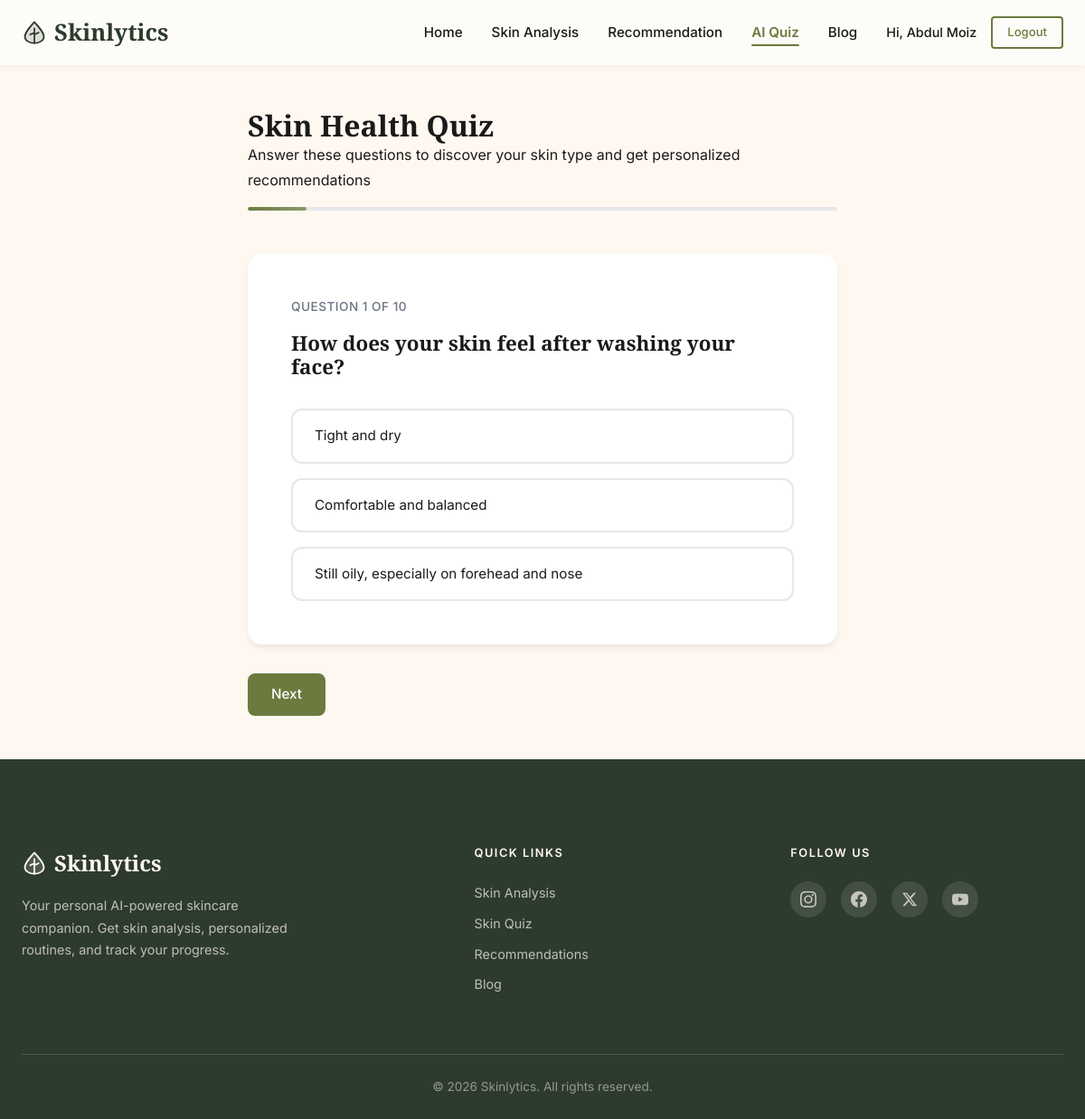
/quiz/ (signed in), run on the app's committed database.
### app/models.py (models this page shows, shortened)
class User(UserMixin, db.Model):
    __tablename__ = 'users'
    id = db.Column(db.Integer, primary_key=True)
    username = db.Column(db.String(80), unique=True, nullable=False)
    email = db.Column(db.String(120), unique=True, nullable=False)
    password_hash = db.Column(db.String(256), nullable=False)
    is_admin = db.Column(db.Boolean, default=False)
    created_at = db.Column(db.DateTime, default=datetime.utcnow)
    analyses = db.relationship('Analysis', backref='user', lazy=True)
    quiz_results = db.relationship('QuizResult', backref='user', lazy=True)
    blog_posts = db.relationship('BlogPost', backref='author', lazy=True)

class QuizQuestion(db.Model):
    __tablename__ = 'quiz_questions'
    id = db.Column(db.Integer, primary_key=True)
    question_text = db.Column(db.Text, nullable=False)
    option_a = db.Column(db.String(200), nullable=False)
    option_b = db.Column(db.String(200), nullable=False)
    option_c = db.Column(db.String(200), nullable=False)
    correct_answer = db.Column(db.String(1), nullable=False)  # 'a', 'b', or 'c'
    order = db.Column(db.Integer, nullable=False)

### app/quiz/routes.py (the view)
@bp.route('/')
@login_required
def index():
    questions = QuizQuestion.query.order_by(QuizQuestion.order).all()
    return render_template('quiz/index.html', questions=questions)

### app/templates/quiz/index.html (shortened to what this page needs)
{% extends 'base.html' %}
{% block content %}
<div class="quiz-container">
    <h1>Skin Health Quiz</h1>
    <p>Answer these questions to discover your skin type and get personalized recommendations</p>
    <div class="quiz-progress">
        <div class="quiz-progress-fill" id="progressFill" style="width: {{ (1 / questions|length * 100) if questions|length > 0 else 0 }}%"></div>
    </div>
    <form method="POST" action="{{ url_for('quiz.submit') }}" id="quizForm">
        {% for question in questions %}
        <div class="quiz-question" data-question="{{ loop.index }}" {% if not loop.first %}style="display:none"{% endif %}>
            <div class="question-counter">Question {{ loop.index }} of {{ questions|length }}</div>
            <h3>{{ question.question_text }}</h3>
            <div class="quiz-options">
                <label class="quiz-option">
                    <span>{{ question.option_a }}</span>
                </label>
                <label class="quiz-option">
                    <span>{{ question.option_b }}</span>
                </label>
                <label class="quiz-option">
                    <span>{{ question.option_c }}</span>
                </label>
            </div>
        </div>
        {% endfor %}
        <div class="quiz-nav">
            <button type="button" class="btn btn-primary" id="quiz-next" onclick="navigateQuiz(1)">Next</button>
        </div>
    </form>
</div>
{% endblock %}

### app/templates/base.html (shortened to what this page needs)
<!DOCTYPE html>
<html lang="en">
<head>
    <link rel="stylesheet" href="{{ url_for('static', filename='css/style.css') }}">
</head>
<body>
    <nav class="navbar">
        <div class="container">
            <a href="{{ url_for('main.home') }}" class="navbar-logo">
                Skinlytics
            </a>
            <div class="nav-menu" id="navbarMenu">
                <ul class="nav-links">
                    <li><a href="{{ url_for('main.home') }}" class="nav-link">Home</a></li>
                    {% if current_user.is_authenticated %}
                    <li><a href="{{ url_for('scan.index') }}" class="nav-link">Skin Analysis</a></li>
                    {% endif %}
                    <li><a href="{{ url_for('recommendation.index') }}" class="nav-link">Recommendation</a></li>
                    {% if current_user.is_authenticated %}
                    <li><a href="{{ url_for('quiz.index') }}" class="nav-link">AI Quiz</a></li>
                    {% endif %}
                    <li><a href="{{ url_for('blog.index') }}" class="nav-link">Blog</a></li>
                </ul>
                <div class="nav-auth">
                    {% if current_user.is_authenticated %}
                        <span class="nav-greeting">Hi, {{ current_user.username }}</span>
                        <a href="{{ url_for('auth.logout') }}" class="btn btn-outline btn-sm">Logout</a>
                    {% else %}
                        <a href="{{ url_for('auth.login') }}" class="btn btn-outline btn-sm">Login</a>
                        <a href="{{ url_for('auth.register') }}" class="btn btn-primary btn-sm">Register</a>
                    {% endif %}
                </div>
            </div>
        </div>
    </nav>
    <main class="main-content">
        {% block content %}{% endblock %}
    </main>
    <footer class="footer">
        <div class="container">
            <div class="footer-grid">
                <div class="footer-brand">
                    <a href="{{ url_for('main.home') }}" class="footer-logo">
                        Skinlytics
                    </a>
                    <p>
                        Your personal AI-powered skincare companion. Get skin analysis, personalized routines, and track your progress.
                    </p>
                </div>
                <div class="footer-col">
                    <h4 class="footer-heading">Quick Links</h4>
                    <ul class="footer-links">
                        <li><a href="{{ url_for('scan.index') }}">Skin Analysis</a></li>
                        <li><a href="{{ url_for('quiz.index') }}">Skin Quiz</a></li>
                        <li><a href="{{ url_for('recommendation.index') }}">Recommendations</a></li>
                        <li><a href="{{ url_for('blog.index') }}">Blog</a></li>
                    </ul>
                </div>
                <div class="footer-col">
                    <h4 class="footer-heading">Follow Us</h4>
                    <div class="footer-socials">
                        <a href="#" class="social-link" aria-label="Instagram">
                        </a>
                        <a href="#" class="social-link" aria-label="Facebook">
                        </a>
                        <a href="#" class="social-link" aria-label="Twitter">
                            <svg width="18" height="18" viewBox="0 0 24 24" fill="currentColor"><path d="M18.244 2.25h3.308l-7.227 8.26 8.502 11.24H16.17l-5.214-6.817L4.99 21.75H1.68l7.73-8.835L1.254 2.25H8.08l4.713 6.231zm-1.161 17.52h1.833L7.084 4.126H5.117z"/></svg>
                        </a>
                        <a href="#" class="social-link" aria-label="YouTube">
                        </a>
                    </div>
                </div>
            </div>
            <div class="footer-bottom">
                <p>&copy; 2026 Skinlytics. All rights reserved.</p>
            </div>
        </div>
    </footer>
</body>
</html>

### data on the page
User: username "Abdul Moiz"
QuizQuestion: questions "10", question_text "How does your skin feel after washing your face?", option_a "Tight and dry", option_b "Comfortable and balanced", option_c "Still oily, especially on forehead and nose"
